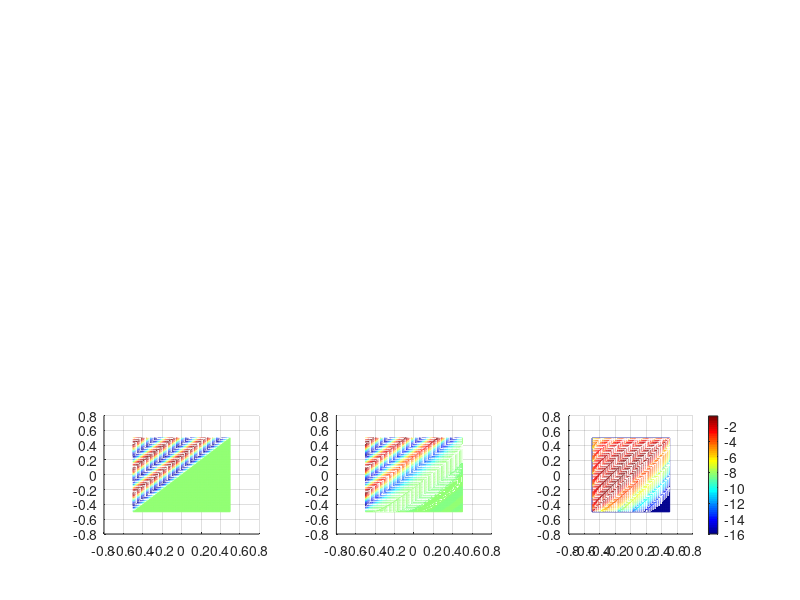

Write the MATLAB code that produced this figure.
function task3b
clc; clear all;

% input data
k = 3;
nn = [1 4 7];
NN = [40 80 120];
n = nn(k);
N = NN(k);

scheme = '7-point';

% plot vectors
x = linspace(-.5,.5,N);
h = x(2)-x(1);
y = x;
[x,y] = meshgrid(x,y);

subplot(3,3,n)
uex = func(x,y);

mesh(x,y,uex)
colormap jet
view(2)

% Matrix construction
if(strcmp(scheme,'3-point'))
    A = Construct_Matrix_scheme2(N);
    % Apply BC
    b = Apply_BC_scheme2(N,x,y);
else
    A = Construct_Matrix_scheme1(N);
    % Apply BC
    b = Apply_BC_scheme1(N,x,y);
end
if(N<10)
    full(A)
    full(b)
end
b = reshape(b,N^2,1);
u = A\b;
u = reshape(u,N,N);
subplot(3,3,n+1)
mesh(x,y,u)
colormap jet
view(2)

subplot(3,3,n+2)
mesh(x,y,max(log(abs(u-uex)),-16))
colormap jet
colorbar
view(2)
end


function A = Construct_Matrix_scheme1(N)
A=0;
A= sparse(A);
e = ones(N,1);
for k=1:N:N^2
    if(k==1 || k==N^2-N+1)
        A(k:k+N-1,k:k+N-1) = diag(e);
    else
        A(k,k) = 1; A(k+N-1,k+N-1)=1;
        for j=1:N-2
            A(k+j,k+j) = -6;     %diagonal
            A(k+j,k+j+1) = 2;    %right
            A(k+j,k+j-1) = 2;    %left
            A(k+j,k+j+N) = 2;    %up
            A(k+j,k+j-N) = 2;    %down
            A(k+j,k+j+N-1) = -1; %up-left
            A(k+j,k+j-N+1) = -1; %down-right
        end
    end
    
end
end

function A = Construct_Matrix_scheme2(N)
A=0;
A= sparse(A);
e = ones(N,1);
for k=1:N:N^2
    if(k==1 || k==N^2-N+1)
        A(k:k+N-1,k:k+N-1) = diag(e);
    else
        A(k,k) = 1; A(k+N-1,k+N-1)=1;
        for j=1:N-2
            A(k+j,k+j) = -2;    %diagonal
            A(k+j,k+j+N+1) = 1; %up-right
            A(k+j,k+j-N-1) = 1; %down-left
        end
    end
    
end
end


function b=Apply_BC_scheme1(N,x,y)
b = zeros(N,N);
v = 1:N:N^2;
b(v)=func(x(v),y(1));
v = 1+N-1:N:N^2;
b(v)=func(x(v),y(end));
v = 1:1+N-1;
b(v) = func(x(1),y(v));
v = N*(N-1)+1:N^2;
b(v) = func(x(end),y(v));
end

function b=Apply_BC_scheme2(N,x,y)
b = zeros(N,N);
v = 1:N:N^2;
b(v)=func(x(v),y(1));
v = 1+N-1:N:N^2;
b(v)=func(x(v),y(end));
v = 2:1+N-2;
b(v) = func(x(1),y(v));
v = N*(N-1)+2:N^2-1;
b(v) = func(x(end),y(v));
end

function f = func(x,y)
a = 0;
f = (x<=y).*sin(6*pi*(x-y)) + a*(x>y).*sin(6*pi*(x-y)) ;
end